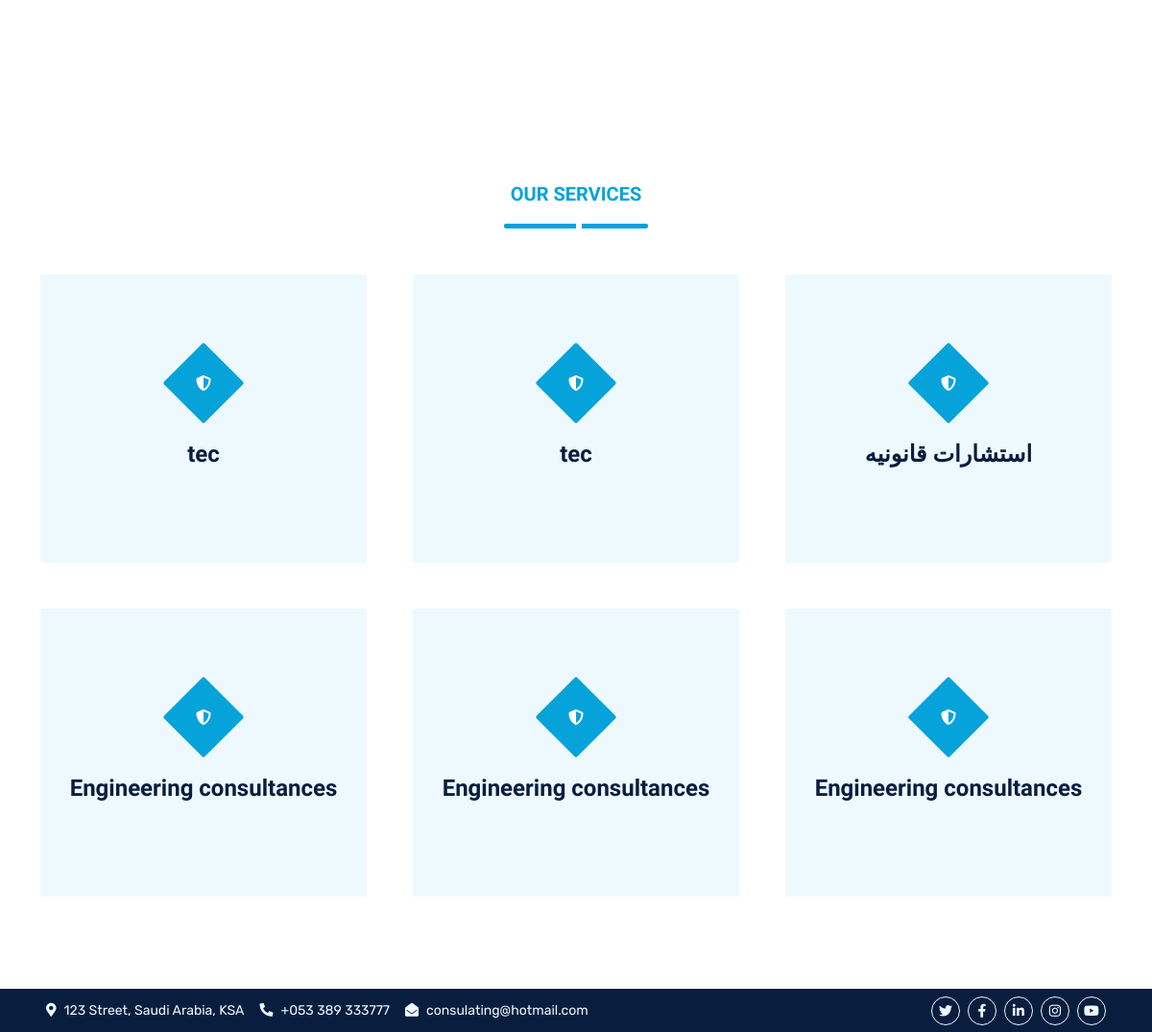
Before: / (lower part) with the older database file.
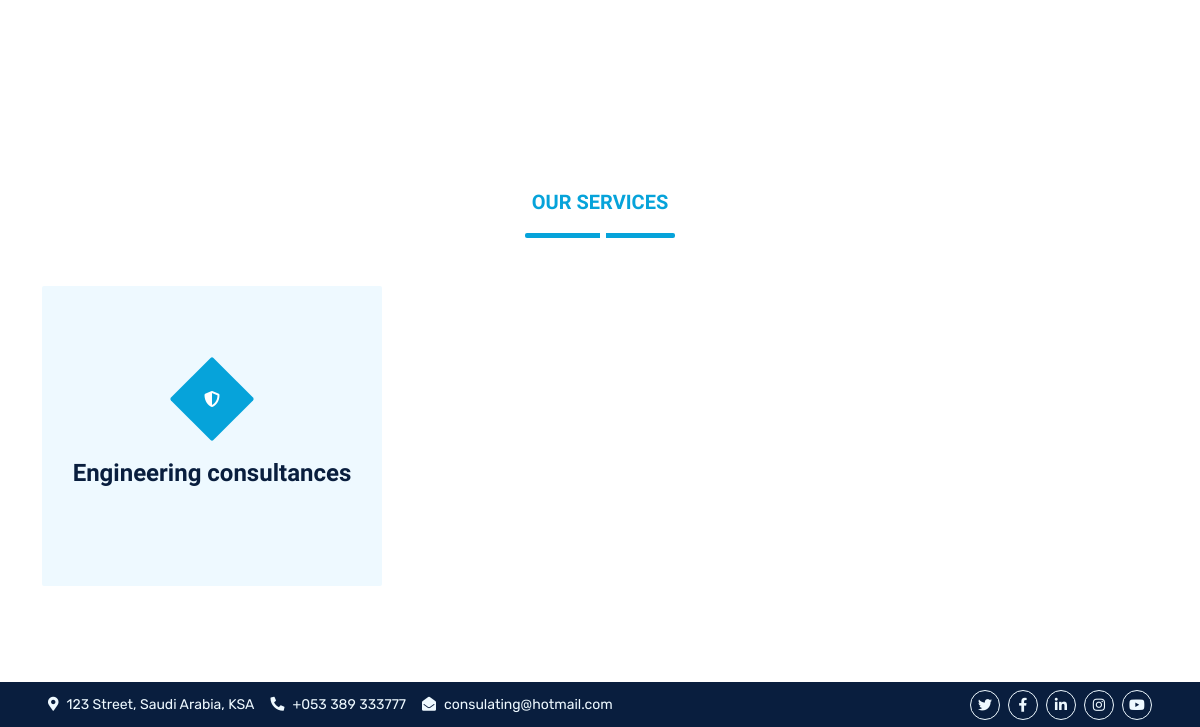
After: the same page with the newer database file.
### consulat/models.py (models this page shows, shortened)
class Catgory(models.Model):
    name = models.CharField(max_length=100)

### home/views.py (the view)
# urls.py: path('', include('home.urls',namespace = 'home')),
def home(request):
    service = Catgory.objects.all()
    return render(request,'home/home.html',{'service':service})

### home/templates/home/home.html (shortened to what this page needs)
{% extends 'base.html' %}
{% load static %}
{% block 'body' %}
<div class="container-fluid py-5 wow fadeInUp" data-wow-delay="0.1s">
    <div class="container py-5">
    </div>
</div>
<div class="container-fluid py-5 wow fadeInUp" data-wow-delay="0.1s">
    <div class="container py-5">
        <div class="section-title text-center position-relative pb-3 mb-5 mx-auto" style="max-width: 600px;">
            <h5 class="fw-bold text-primary text-uppercase">Our Services</h5>
        </div>
        <div class="row g-5">
            {% for obj in service %}
            <div class="col-lg-4 col-md-6 wow zoomIn" data-wow-delay="0.3s">
                <div class="service-item bg-light rounded d-flex flex-column align-items-center justify-content-center text-center">
                    <div class="service-icon">
                        <i class="fa fa-shield-alt text-white"></i>
                    </div>
                    <h4 class="mb-3">{{obj.name}}</h4>
                </div>
            </div>
            {% endfor %}
        </div>
    </div>
</div>
{% endblock 'body' %}

Changed rows visible on the page:
removed Catgory: name "tec"
removed Catgory: name "tec"
removed Catgory: name "استشارات قانونيه"
removed Catgory: name "Engineering consultances"
removed Catgory: name "Engineering consultances"
